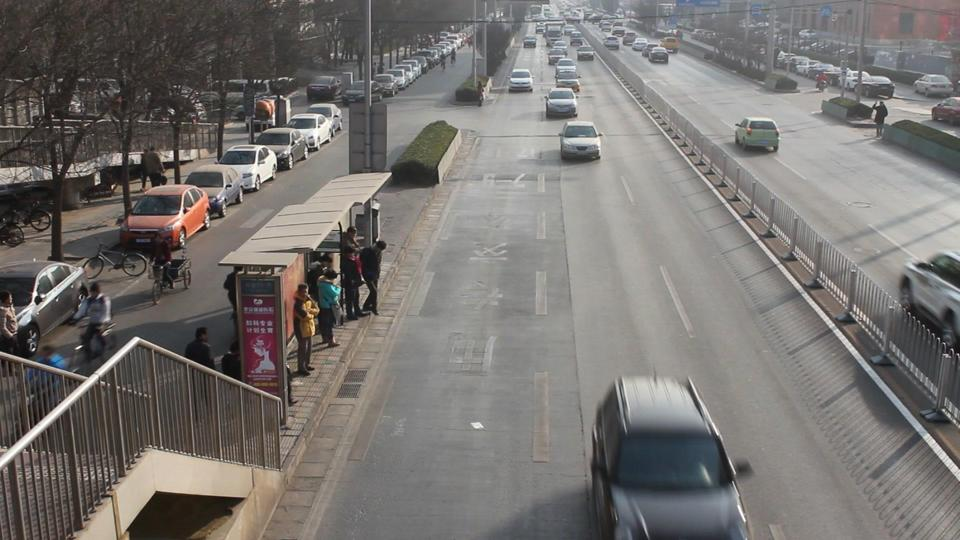
#> input picture test/data/small-data/MVI_20011/img00001.jpg, 960 x 540 px, found by its file name
$ python color_detection.py
#> lines starting #> are read from the running program, lines starting #| are printed output that depends on the picture
import matplotlib.pyplot as plt
import matplotlib.patches as patches
from PIL import Image
import numpy as np

from PIL import Image
import cv2

class Colors(object):
	class Color(object):
		def __init__(self, value):
			self.value = value

		def __str__(self):
			return "%s : %s" % (self.__class__.__name__, self.value)

	class Red(Color): pass
	class Blue(Color): pass
	class Green(Color): pass
	class Yellow(Color): pass
	class White(Color): pass
	class Gray(Color): pass
	class Black(Color): pass
	class Pink(Color): pass
	class Teal(Color): pass

class ColorWheel(object):
    def __init__(self, rgb):
        r, g, b = rgb

        self.rgb = (Colors.Red(r), Colors.Green(g), Colors.Blue(b), )

    def estimate_color(self):
        dominant_colors = self.get_dominant_colors()
        total_colors = len(dominant_colors)
        if total_colors == 1:
            return dominant_colors[0]
        elif total_colors == 2:
            color_classes = [x.__class__ for x in dominant_colors]
            if Colors.Red in color_classes and Colors.Green in color_classes:
                return Colors.Yellow(dominant_colors[0].value)
            elif Colors.Red in color_classes and Colors.Blue in color_classes:
                return Colors.Pink(dominant_colors[0].value)
            elif Colors.Blue in color_classes and Colors.Green in color_classes:
                return Colors.Teal(dominant_colors[0].value)
        elif total_colors == 3:
            if dominant_colors[0].value > 200:
                return Colors.White(dominant_colors[0].value)
            elif dominant_colors[0].value > 100:
                return Colors.Gray(dominant_colors[0].value)
            else:
                return Colors.Black(dominant_colors[0].value)
        else:
            print ("Dominant Colors : %s" % dominant_colors)

    def get_dominant_colors(self):
        max_color = max([x.value for x in self.rgb])
        return [x for x in self.rgb if x.value >= max_color * .85]

def process_image(image):
    image_color_quantities = {}
    width, height = image.size
    width_margin = int(width - (width * .65))
    height_margin = int(height - (height * .75))
    for x in range(width_margin, width - width_margin, 4):
        for y in range(height_margin, height - height_margin):
            r, g, b = image.getpixel((x, y))
            key = "%s:%s:%s" % (r, g, b, )
            key = (r, g, b, )
            image_color_quantities[key] = image_color_quantities.get(key, 0) + 1

    total_assessed_pixels = sum([v for k, v in image_color_quantities.items() if v > 10])
    strongest_color_wheels = [(ColorWheel(k), v / float(total_assessed_pixels) * 100, ) for k, v in image_color_quantities.items() if v > 10]

    final_colors = {}

    st_color = ''
    strong = 0

    for color_wheel, strength in strongest_color_wheels:
        color = color_wheel.estimate_color()
        final_colors[color.__class__] = final_colors.get(color.__class__, 0) + strength

    for color, strength in final_colors.items():
        #print ("%s - %s" % (color.__name__, strength, ))
        if strong<strength:
            strong=strength
            st_color = color.__name__

    #image.show()
    return st_color


im = np.array(Image.open('./MVI_20011/img00001.jpg'), dtype=np.uint8)
#> im is the input picture: shape (540, 960, 3); mean R, G, B 119, 115.6, 112.6

x,y = 592,378
h,w = 160,162

roi = im[y:y+h, x:x+w]
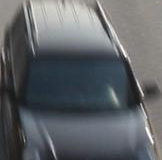
#> roi: shape (160, 162, 3); mean R, G, B 95.6, 99.2, 102.7
cv2.imwrite("roi.jpg", roi)
image = Image.open('roi.jpg')
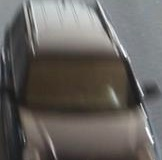
#> image: PIL image 162x160 RGB; mean R, G, B 102.7, 99.1, 95.6
color = process_image(image)
#> after the loop in process_image, `for x in range(width_margin, width - width_margin, 4):`: image_color_quantities = 500 items
#> in process_image, `total_assessed_pixels = sum([v for k, v in image_color_quantities.item..`: total_assessed_pixels = 207
#> in process_image, `strongest_color_wheels = [(ColorWheel(k), v / float(total_assessed_pix..`: strongest_color_wheels = 14 items
#> the loop in process_image, `for color_wheel, strength in strongest_color_wheels:` made 14 passes
#> strength on passes 1 to 12: 5.8, 5.8, 8.21, 5.31, 12.56, 7.25, 5.31, 6.28, 9.18, 5.8, 9.66, 6.76
#> after the loop in process_image, `for color_wheel, strength in strongest_color_wheels:`: final_colors = 1 item
#> the loop in process_image, `for color, strength in final_colors.items(): #print ("%s - %s" % (colo..` made 1 pass
#> (strength, strong, st_color) on pass 1: (100, 100, 'Red')
#> after the loop in process_image, `for color, strength in final_colors.items():`: strong = 100
#> color = 'Red'
print(color)
#| Red
